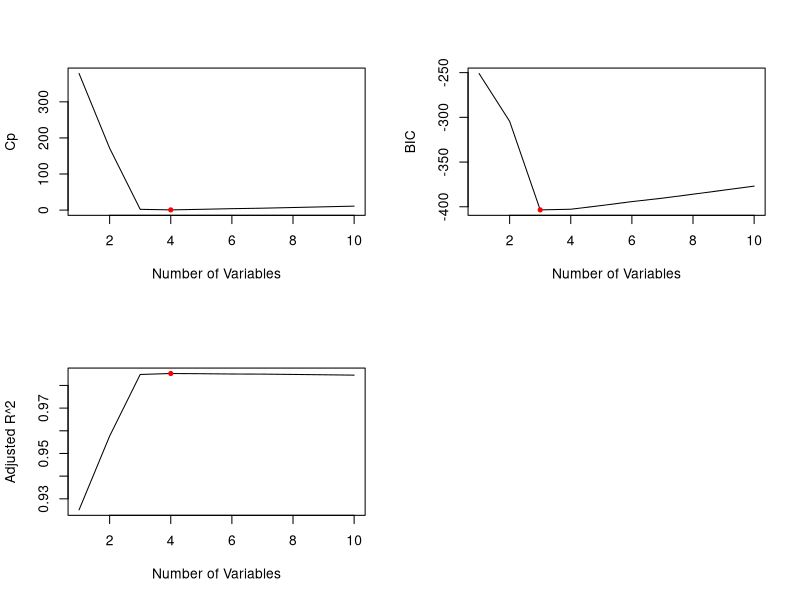
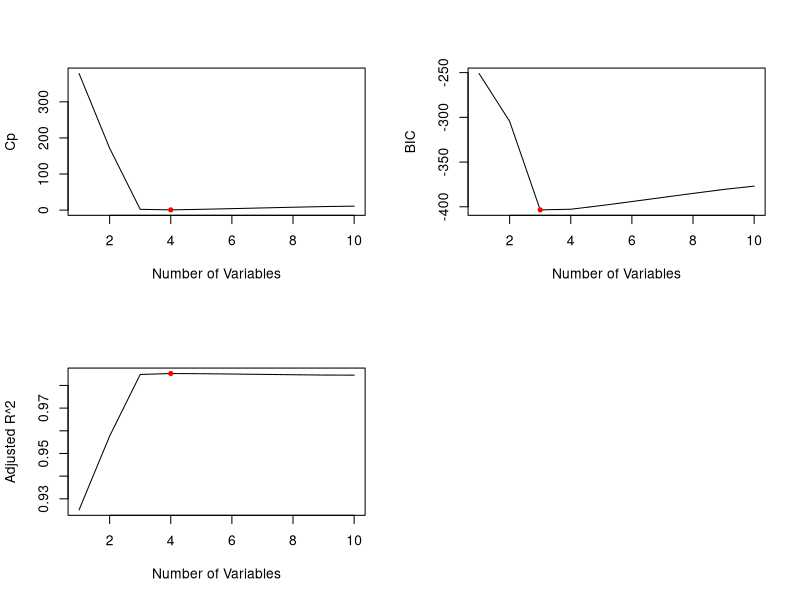
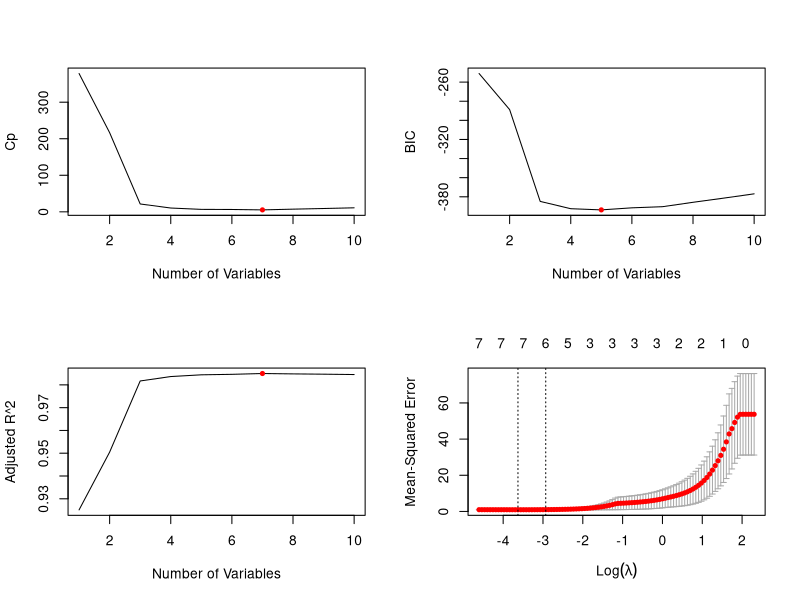
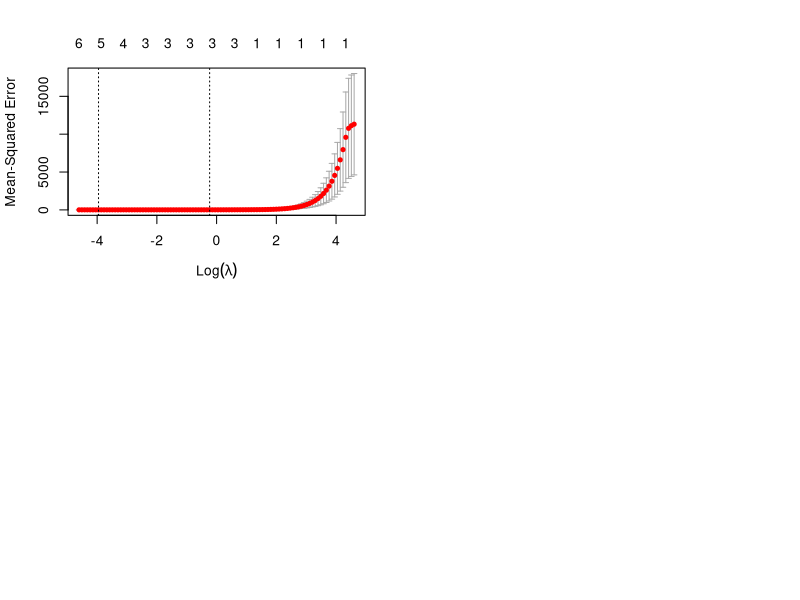

These figures' R source, in order:
## ---- chunk 1
set.seed(1)
x = rnorm(100)
e = rnorm(100)
## ---- chunk 2
b0 = 1
b1 = 2.5
b2 = 1.5
b3 = 2

y = b0 + b1*x + b2*x^2 + b3*x^3 + e
## ---- chunk 3
library(leaps)
data = data.frame(poly(x, 10, raw = T), y)
full = regsubsets(y ~ poly(x, 10, raw = T), data = data, nvmax = 10)

# Cp
which.min(summary(full)$cp)
coef(full, 4)

# BIC
which.min(summary(full)$bic)
coef(full, 3)

# adj R^2
which.max(summary(full)$adjr2)
coef(full, 4)

# Plots
par(mfrow=c(2,2))
plot(summary(full)$cp, xlab = "Number of Variables", ylab = "Cp", type = "l")
points(4, summary(full)$cp[4], pch = 20, col = "red")
plot(summary(full)$bic, xlab = "Number of Variables", ylab = "BIC", type = "l")
points(3, summary(full)$bic[3], pch = 20, col = "red")
plot(summary(full)$adjr2, xlab = "Number of Variables", ylab = "Adjusted R^2", type = "l")
points(4, summary(full)$adjr2[4], pch = 20, col = "red")
## ---- chunk 4
coef(full, 3)
## ---- chunk 5
fwd = regsubsets(y ~ poly(x, 10, raw = T), data = data, nvmax = 10, method = "forward")
bwd = regsubsets(y ~ poly(x, 10, raw = T), data = data, nvmax = 10, method = "backward")
## ---- chunk 6
# Cp
which.min(summary(fwd)$cp)
coef(fwd, 4)

# BIC
which.min(summary(fwd)$bic)
coef(fwd, 3)

# adj R^2
which.max(summary(fwd)$adjr2)
coef(fwd, 4)

# Plots
par(mfrow=c(2,2))
plot(summary(fwd)$cp, xlab = "Number of Variables", ylab = "Cp", type = "l")
points(4, summary(fwd)$cp[4], pch = 20, col = "red")
plot(summary(fwd)$bic, xlab = "Number of Variables", ylab = "BIC", type = "l")
points(3, summary(fwd)$bic[3], pch = 20, col = "red")
plot(summary(fwd)$adjr2, xlab = "Number of Variables", ylab = "Adjusted R^2", type = "l")
points(4, summary(fwd)$adjr2[4], pch = 20, col = "red")
## ---- chunk 7
coef(fwd, 3)
## ---- chunk 8
which.min(summary(bwd)$cp)
coef(bwd, 7)

# BIC
which.min(summary(bwd)$bic)
coef(bwd, 5)

# adj R^2
which.max(summary(bwd)$adjr2)
coef(bwd, 7)

# Plots
par(mfrow=c(2,2))
plot(summary(bwd)$cp, xlab = "Number of Variables", ylab = "Cp", type = "l")
points(7, summary(bwd)$cp[7], pch = 20, col = "red")
plot(summary(bwd)$bic, xlab = "Number of Variables", ylab = "BIC", type = "l")
points(5, summary(bwd)$bic[5], pch = 20, col = "red")
plot(summary(bwd)$adjr2, xlab = "Number of Variables", ylab = "Adjusted R^2", type = "l")
points(7, summary(bwd)$adjr2[7], pch = 20, col = "red")
## ---- chunk 9
coef(bwd, 5)
## ---- chunk 10
library(glmnet)
x_mat = model.matrix(y~poly(x, 10, raw = T),data=data)[,-1]
y = data$y
grid = 10^seq(1, -2, length = 100)
colnames(x_mat) = c("X", "X^2", "X^3", "X^4", "X^5", "X^6", "X^7", "X^8", "X^9", "X^10")

set.seed(1)
train = sample(1:nrow(x_mat), nrow(x_mat)/2)
test = (-train)
y.test = y[test]

mod.lasso1 = glmnet(x_mat[train,], y[train], alpha = 1,  lambda = grid)
cv.out = cv.glmnet(x_mat[train,], y[train], alpha = 1, lambda = grid)
plot(cv.out)

# best value of lambda
bestlam = cv.out$lambda.min

# report the coefficients
out = glmnet(x_mat, y, alpha = 1, lambda = grid)
lasso1.coef = predict(out, type = "coefficients", s = bestlam)[1:11,]
lasso1.coef

# non-zero coefficients
lasso1.coef[lasso1.coef!=0]
## ---- chunk 11
b0_new = 1
b7_new = 2
y_new = b0_new + b7_new*x^7 + e

# Best Subset Selection
data_new = data.frame(poly(x, 10, raw = T), y_new)
full_new = regsubsets(y_new ~ ., data = data_new, nvmax = 10)
coef(full_new, which.min(summary(full_new)$bic))

# Lasso
x_mat_new = model.matrix(y_new~poly(x, 10, raw = T),data=data_new)[,-1]
y = data_new$y_new
grid = 10^seq(2, -2, length = 100)
colnames(x_mat_new) = c("X", "X^2", "X^3", "X^4", "X^5", "X^6", "X^7", "X^8", "X^9", "X^10")

set.seed(1)
train = sample(1:nrow(x_mat_new), nrow(x_mat_new)/2)

mod.lasso2 = glmnet(x_mat_new[train,], y[train], alpha = 1,  lambda = grid)
cv.out2 = cv.glmnet(x_mat_new[train,], y[train], alpha = 1, lambda = grid)
plot(cv.out2)

bestlam2 = cv.out2$lambda.min

out2 = glmnet(x_mat_new, y, alpha = 1, lambda = grid)
lasso1.coef2 = predict(out2, type = "coefficients", s = bestlam2)[1:11,]
lasso1.coef2[lasso1.coef2!=0]
